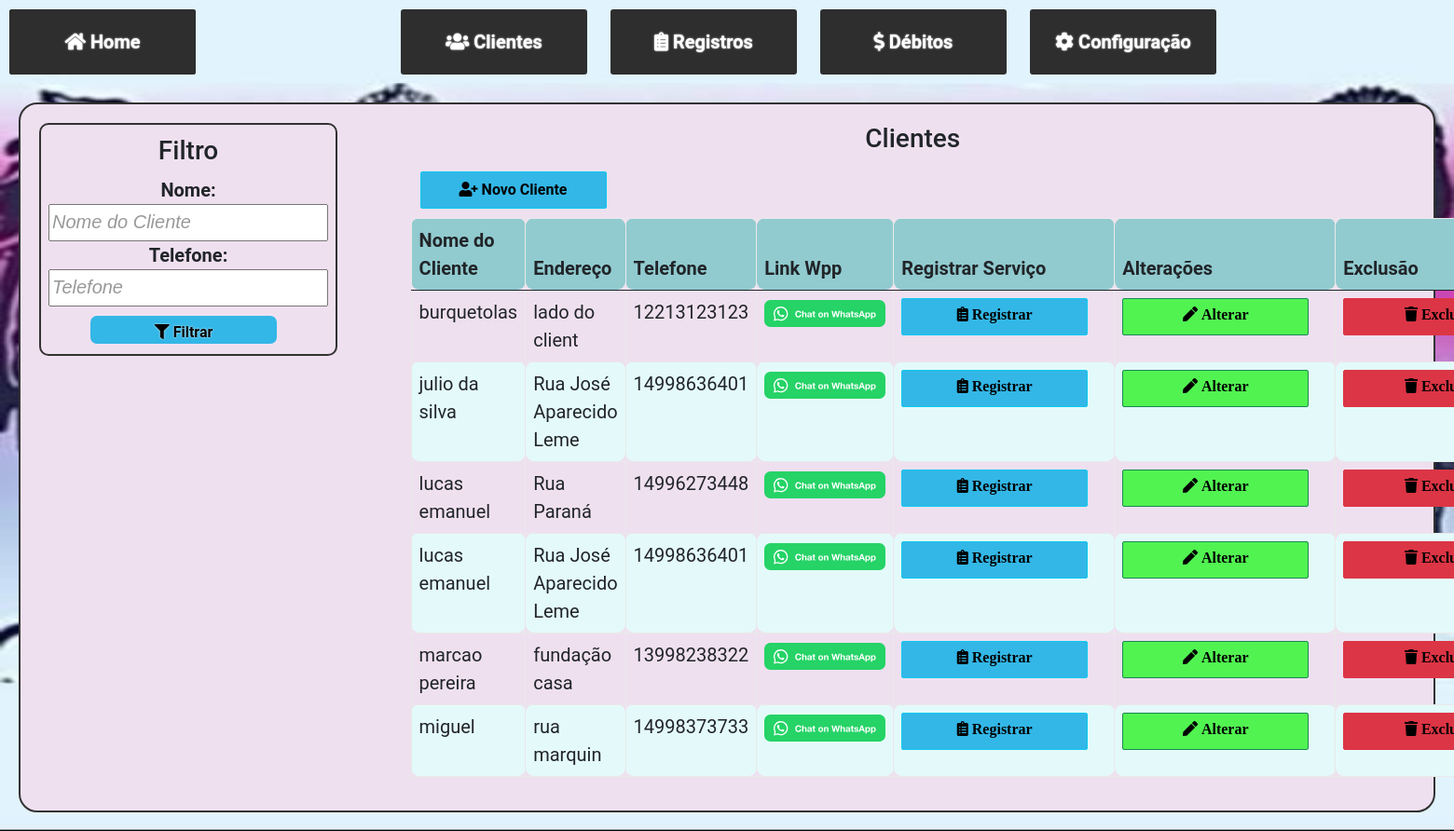
/clientes-lista.php, run on the app's committed database.
### tables this page shows
CREATE TABLE `clientes` (
  `Id_Cliente` int(11) NOT NULL,
  `Nome` varchar(52) NOT NULL,
  `Endereco` varchar(50) NOT NULL,
  `Telefone` bigint(13) NOT NULL
);

### banco-cliente.php (called while the page is built, shortened)
<?php
function listarClientes($conexao){
    $query ="SELECT * FROM `clientes` ORDER BY `clientes`.`Nome` ASC";
    $resultado = mysqli_query($conexao, $query);
    $clientes = array();
    while ($dados = mysqli_fetch_array($resultado)) {
    array_push($clientes, $dados);
}
return $clientes;
}
?>

### clientes-lista.php (the view, shortened to what this page needs)
<?php
require_once("banco-cliente.php");
require_once("cabecalho.php");
$clientes = listarClientes($conexao);
?>
<!doctype html>
        <head>
        <link rel="stylesheet" href="https://cdnjs.cloudflare.com/ajax/libs/font-awesome/4.7.0/css/font-awesome.min.css">
        <link rel="stylesheet" href="style.css"/>
        </head>
    <section class="lista-clientes">
    <div class="clientes-wrapper">
        <div class="filtro">
    <?php require_once("filter.php");?>
    </div>
    <div class="tabela-clientes-wrapper">
        <div class="title-clientes-tabela">
</body>
            <h3>Clientes</h3>
            <div class="div-botao-novocliente">
            <button class="btn btn-info"onclick="openModal('cliente-form.php')" role="button" ><i class="fas fa-user-plus"></i> Novo Cliente</button>
            </div>
        </div>
        <div class="tabela-clientes">
            <table class="table">
<thead>
<tr>
<th class=linhas>Nome do Cliente</th>
<th class=linhas>Endereço</th>
<th class=linhas>Telefone</th>
<th class="linhas">Link Wpp</th>
<th class="linhas">Registrar Serviço</th>
<th class="linhas">Alterações</th>
<th class="linhas">Exclusão</th>
</tr>
</thead>
<tbody>
<?php
foreach ($clientes as $cliente) :
?>
<tr>
<td class=linhas><?= $cliente['Nome'] ?></td>
<td class=linhas><?= $cliente['Endereco'] ?></td>
<td class=linhas><?= $cliente['Telefone'] ?></td>
<td class="linhas"><a href="https://wa.me/55<?=$cliente['Telefone']?>"target="_blank"><img class="wpp"src="wpp/WhatsAppButtonGreenSmall.svg" /></a></td>
<td class="linhas"><a href="#" class="btn btn-info" onclick="openModal('servicos-form.php?id=<?= $cliente['Id_Cliente'] ?>')"><i class="fas fa-clipboard-list"> Registrar</a></td>
<td class="linhas"><a href="#" class="btn btn-success" onclick="openModal('cliente-form-alterar.php?id=<?= $cliente['Id_Cliente'] ?>')"><i class="fas fa-pen"> Alterar</a></td>
<td class=linhas><a href="cliente-action-excluir.php?id=<?= $cliente['Id_Cliente'] ?>" class="btn btn-danger" onclick="return confirm('Confirma exclusão de <?= $cliente['Nome'] ?>?');"><i class="fas fa-trash"> Excluir</a></td>
</tr>
</div>
<?php endforeach ?>
    </section>

### style.css (style rules this page uses)
.inicio { background-image: url("images/fundolayout.jpg"); background-repeat: no-repeat; background-size: 100% 100%; background-attachment: fixed; }
body { background-color: azure; font-family: Roboto, sans-serif; font-size:20px; }
tr:nth-child(even) { background-color:rgb(228, 250, 250); }
.linhas { border-radius: 9px; margin: 5px; padding: 5px; border: 1px solid #e9e9e9; }
.table { border-collapse: collapse; border: 1px solid #cccccc; }
thead { background-color: #91cbcf; }
.clientes-wrapper { display: flex; justify-content: space-between; }
.filtro { width: 1%; }
.tabela-clientes-wrapper { width: 73%; }
button { margin: 10px; border: none; border-width:1px; font-weight: bold; width: 200px; height: 40px; color: rgb(255, 255, 255); border-radius: 10px; cursor: pointer; font-size: 1.0em; text-shadow: rgb(247, 247, 247) 0 0 2px; }
.btn { font-weight: bold; width: 200px; height: 40px; color: rgb(0, 0, 0); border-radius: 2px; text-decoration: none; margin-right: 20px; padding: 5px; }
.btn-info { background-color: rgb(51, 183, 231); text-shadow:none; }
.div-botao-novocliente { display: block; }
.lista-clientes { border: 2px solid #323232; border-radius: 20px; background-image: none; background-color: rgb(239, 224, 240); margin: 20px; padding: 20px; }
.lista-clientes h3 { text-align: center; }
.btn-success { background-color: rgb(81, 243, 81); text-shadow:none; }
.wpp { width: 130px; }

### data on the page
clientes: Nome "burquetolas", Endereco "lado do client", Telefone "12213123123"
clientes: Nome "julio da silva", Endereco "Rua José Aparecido Leme", Telefone "14998636401"
clientes: Nome "lucas emanuel", Endereco "Rua Paraná", Telefone "14996273448"
clientes: Nome "lucas emanuel", Endereco "Rua José Aparecido Leme", Telefone "14998636401"
clientes: Nome "marcao pereira", Endereco "fundação casa", Telefone "13998238322"
clientes: Nome "miguel", Endereco "rua marquin", Telefone "14998373733"
